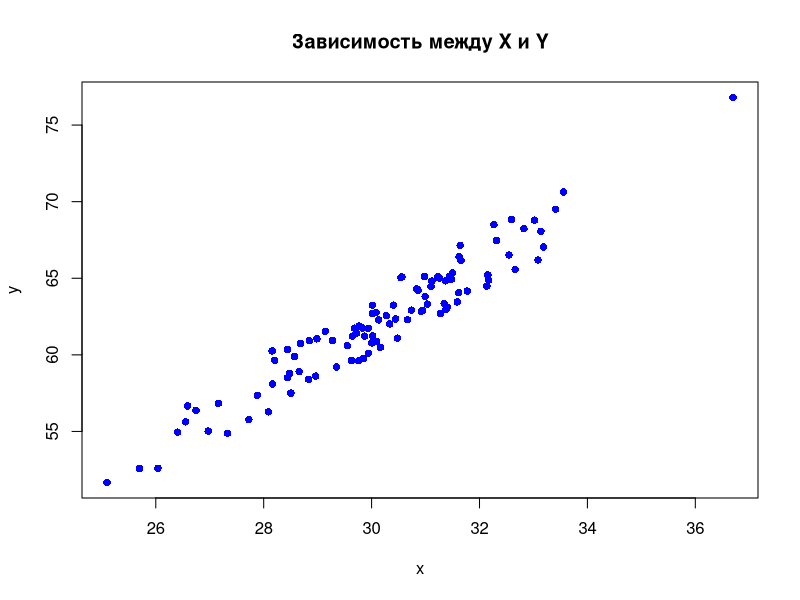

Reproduce this figure in R. (Note: this script raises an error after producing the figure.)
# setwd('./third_lab')

x <- scan("./X_2.txt", sep=" ")
y <- scan("./Y_2.txt", sep=" ")
# Построим облако точек
plot(x, y, col="blue",type="p",pch=16,
xlab="x",ylab="y",main="Зависимость между X и Y")


myregress <- lm(formula = diam ~ x)
myregress

# Построим график уравнения однофакторной линейной регрессии (с
# найденными коэффициентами)
abline(myregress,col="red",lwd="3",add=TRUE)